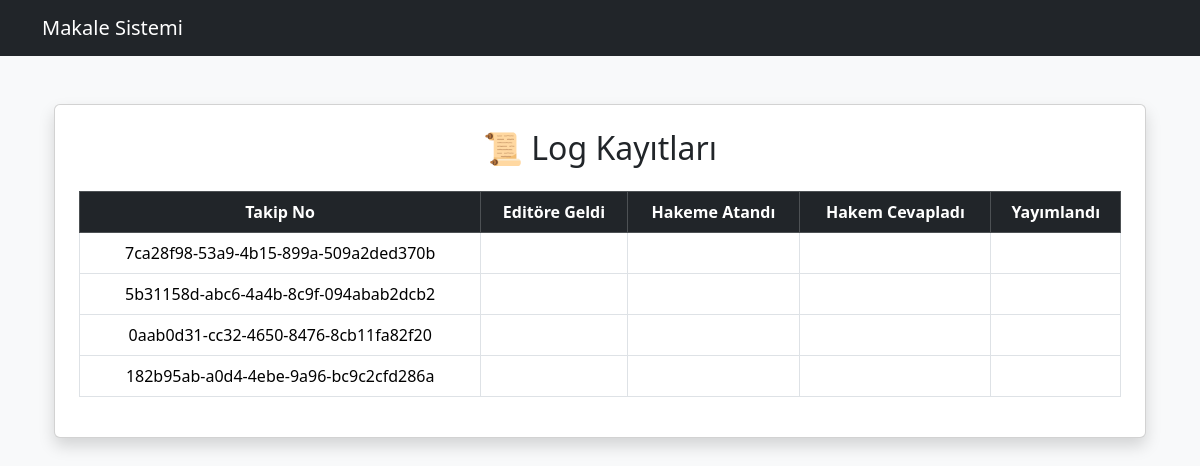
/log-kayitlari/, run on an earlier commit of the app's database.
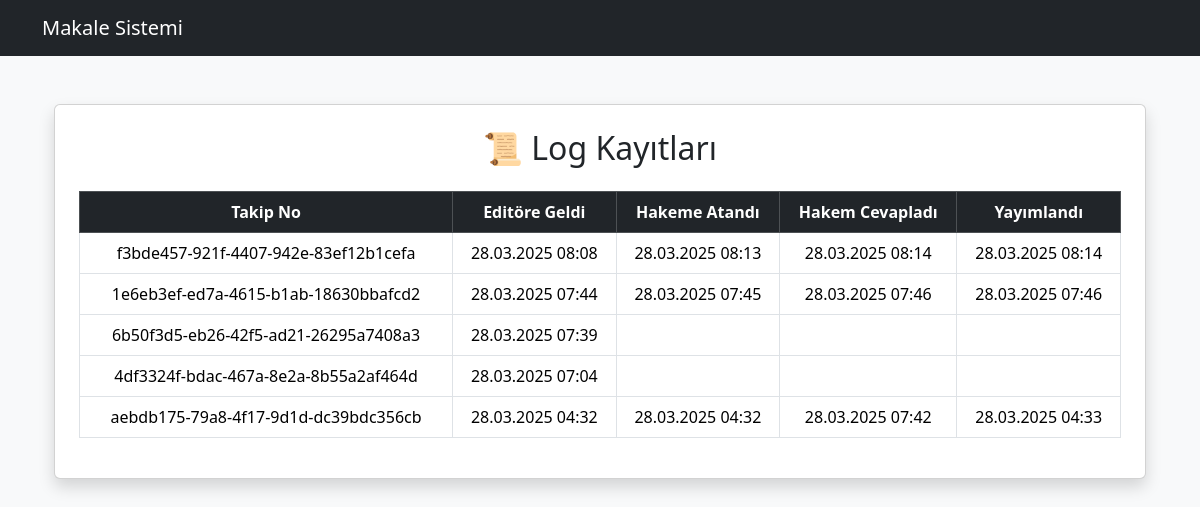
And on a later commit of the database.
### makale/models.py (models this page shows, shortened)
class Makale(models.Model):
    takip_numarasi = models.UUIDField(default=uuid.uuid4, editable=False, unique=True)
    eposta = models.EmailField()
    dosya = models.FileField(upload_to='makaleler/')
    yuklenme_tarihi = models.DateTimeField(auto_now_add=True)
    revize_dosya = models.FileField(upload_to='revizeler/', null=True, blank=True)
    revize_hakeme_atildi = models.BooleanField(default=False)
    durum = models.CharField(max_length=50, default="Yüklendi")  # Örn: Yüklendi, İnceleniyor, Kabul, Reddedildi
    anonim_dosya = models.FileField(upload_to='anonim/', null=True, blank=True)
    mesaj = models.TextField(null=True, blank=True)
    mesaj_gonderen = models.CharField(max_length=20, null=True, blank=True)
    keywords = models.CharField(max_length=500, blank=True, null=True)
    yorumlu_pdf = models.FileField(upload_to='yorumlu/', blank=True, null=True)
    final_pdf = models.FileField(upload_to='final/', blank=True, null=True)
    atandigi_hakem = models.CharField(max_length=10, choices=HAKEMLER, null=True, blank=True)
    log_editore_gelis = models.DateTimeField(null=True, blank=True)
    log_hakeme_atis = models.DateTimeField(null=True, blank=True)
    log_hakem_cevap = models.DateTimeField(null=True, blank=True)
    log_yayim = models.DateTimeField(null=True, blank=True)
    sha256_hash = models.CharField(max_length=64, blank=True, null=True)
    pdf_hash = models.CharField(max_length=64, blank=True, null=True)
    yorumlu_pdf_hash = models.CharField(max_length=64, blank=True, null=True)
    final_pdf_hash = models.CharField(max_length=64, blank=True, null=True)
    alan = models.CharField(max_length=100, blank=True, null=True)

### makale/views.py (the view)
# urls.py: path('log-kayitlari/', views.log_kayitlari, name='log_kayitlari'),
def log_kayitlari(request):
    makaleler = Makale.objects.all().order_by('-yuklenme_tarihi')
    return render(request, 'makale/log_kayitlari.html', {'makaleler': makaleler})

### makale/templates/makale/log_kayitlari.html (shortened to what this page needs)
{% extends "makale/base.html" %}
{% block content %}
<div class="container mt-5">
    <div class="card shadow p-4">
        <h2 class="text-center mb-4">📜 Log Kayıtları</h2>
        <table class="table table-bordered table-hover text-center">
            <thead class="table-dark">
                <tr>
                    <th>Takip No</th>
                    <th>Editöre Geldi</th>
                    <th>Hakeme Atandı</th>
                    <th>Hakem Cevapladı</th>
                    <th>Yayımlandı</th>
                </tr>
            </thead>
            <tbody>
                {% for makale in makaleler %}
                <tr>
                    <td class="text-break">{{ makale.takip_numarasi }}</td>
                    <td>{{ makale.log_editore_gelis|date:"d.m.Y H:i" }}</td>
                    <td>{{ makale.log_hakeme_atis|date:"d.m.Y H:i" }}</td>
                    <td>{{ makale.log_hakem_cevap|date:"d.m.Y H:i" }}</td>
                    <td>{{ makale.log_yayim|date:"d.m.Y H:i" }}</td>
                </tr>
                {% empty %}
                <tr>
                    <td colspan="5" class="text-muted">Kayıt bulunamadı.</td>
                </tr>
                {% endfor %}
            </tbody>
        </table>
    </div>
</div>
{% endblock %}

What changed in the data, as far as the page shows it:
removed Makale: takip_numarasi "7ca28f98-53a9-4b15-899a-509a2ded370b"
removed Makale: takip_numarasi "5b31158d-abc6-4a4b-8c9f-094abab2dcb2"
removed Makale: takip_numarasi "0aab0d31-cc32-4650-8476-8cb11fa82f20"
removed Makale: takip_numarasi "182b95ab-a0d4-4ebe-9a96-bc9c2cfd286a"
added Makale: takip_numarasi "f3bde457-921f-4407-942e-83ef12b1cefa", log_editore_gelis "28.03.2025 08:08", log_hakeme_atis "28.03.2025 08:13", log_hakem_cevap "28.03.2025 08:14", log_yayim "28.03.2025 08:14"
added Makale: takip_numarasi "1e6eb3ef-ed7a-4615-b1ab-18630bbafcd2", log_editore_gelis "28.03.2025 07:44", log_hakeme_atis "28.03.2025 07:45", log_hakem_cevap "28.03.2025 07:46", log_yayim "28.03.2025 07:46"
added Makale: takip_numarasi "6b50f3d5-eb26-42f5-ad21-26295a7408a3", log_editore_gelis "28.03.2025 07:39"
added Makale: takip_numarasi "4df3324f-bdac-467a-8e2a-8b55a2af464d", log_editore_gelis "28.03.2025 07:04"
added Makale: takip_numarasi "aebdb175-79a8-4f17-9d1d-dc39bdc356cb", log_editore_gelis "28.03.2025 04:32", log_hakeme_atis "28.03.2025 04:32", log_hakem_cevap "28.03.2025 07:42", log_yayim "28.03.2025 04:33"
